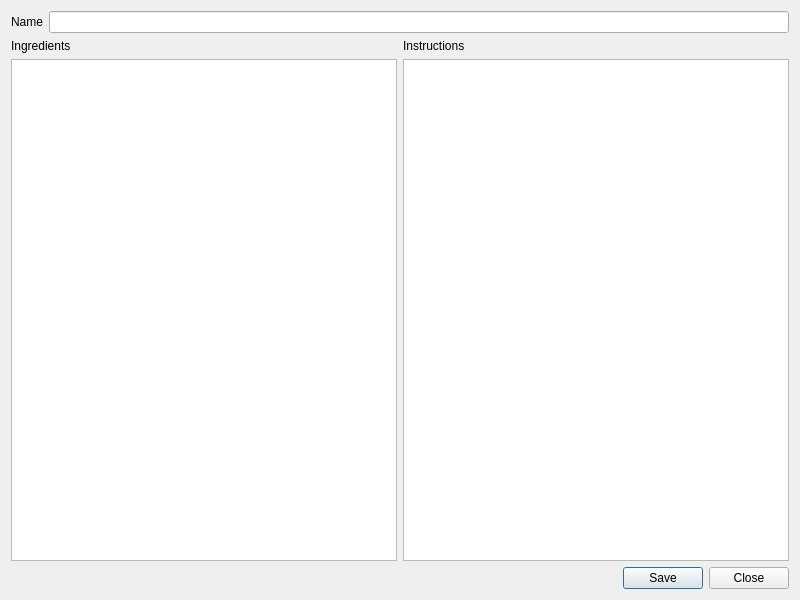
<?xml version="1.0" encoding="UTF-8"?>
<ui version="4.0">
 <class>QDialog</class>
 <widget class="QDialog" name="QDialog">
  <property name="geometry">
   <rect>
    <x>0</x>
    <y>0</y>
    <width>800</width>
    <height>600</height>
   </rect>
  </property>
  <property name="windowTitle">
   <string>Add Recipe</string>
  </property>
  <layout class="QGridLayout" name="gridLayout">
   <item row="0" column="0">
    <layout class="QVBoxLayout" name="verticalLayout">
     <item>
      <layout class="QHBoxLayout" name="horizontalLayout">
       <item>
        <widget class="QLabel" name="label">
         <property name="text">
          <string>Name</string>
         </property>
        </widget>
       </item>
       <item>
        <widget class="QLineEdit" name="nameLE"/>
       </item>
      </layout>
     </item>
     <item>
      <layout class="QHBoxLayout" name="horizontalLayout_4">
       <item>
        <widget class="QLabel" name="label_2">
         <property name="text">
          <string>Ingredients</string>
         </property>
        </widget>
       </item>
       <item>
        <widget class="QLabel" name="label_3">
         <property name="text">
          <string>Instructions</string>
         </property>
        </widget>
       </item>
      </layout>
     </item>
     <item>
      <layout class="QHBoxLayout" name="horizontalLayout_3">
       <item>
        <widget class="QTextEdit" name="ingredientsTE"/>
       </item>
       <item>
        <widget class="QTextEdit" name="instructionsTE"/>
       </item>
      </layout>
     </item>
     <item>
      <layout class="QHBoxLayout" name="horizontalLayout_2">
       <item>
        <spacer name="horizontalSpacer">
         <property name="orientation">
          <enum>Qt::Horizontal</enum>
         </property>
         <property name="sizeHint" stdset="0">
          <size>
           <width>40</width>
           <height>20</height>
          </size>
         </property>
        </spacer>
       </item>
       <item>
        <widget class="QPushButton" name="savePB">
         <property name="text">
          <string>Save</string>
         </property>
        </widget>
       </item>
       <item>
        <widget class="QPushButton" name="closePB">
         <property name="text">
          <string>Close</string>
         </property>
        </widget>
       </item>
      </layout>
     </item>
    </layout>
   </item>
  </layout>
 </widget>
 <tabstops>
  <tabstop>nameLE</tabstop>
  <tabstop>ingredientsTE</tabstop>
  <tabstop>instructionsTE</tabstop>
  <tabstop>savePB</tabstop>
  <tabstop>closePB</tabstop>
 </tabstops>
 <resources/>
 <connections/>
</ui>
